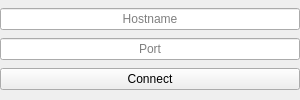
<?xml version="1.0" encoding="UTF-8"?>
<ui version="4.0">
 <class>MainWindow</class>
 <widget class="QMainWindow" name="MainWindow">
  <property name="geometry">
   <rect>
    <x>0</x>
    <y>0</y>
    <width>300</width>
    <height>100</height>
   </rect>
  </property>
  <property name="minimumSize">
   <size>
    <width>300</width>
    <height>100</height>
   </size>
  </property>
  <property name="maximumSize">
   <size>
    <width>300</width>
    <height>100</height>
   </size>
  </property>
  <property name="windowTitle">
   <string>SimpleNetworkClient</string>
  </property>
  <widget class="QWidget" name="centralwidget">
   <layout class="QVBoxLayout" name="verticalLayout">
    <property name="spacing">
     <number>0</number>
    </property>
    <property name="leftMargin">
     <number>0</number>
    </property>
    <property name="topMargin">
     <number>0</number>
    </property>
    <property name="rightMargin">
     <number>0</number>
    </property>
    <property name="bottomMargin">
     <number>0</number>
    </property>
    <item>
     <widget class="QLineEdit" name="Hostname">
      <property name="text">
       <string/>
      </property>
      <property name="maxLength">
       <number>15</number>
      </property>
      <property name="alignment">
       <set>Qt::AlignCenter</set>
      </property>
      <property name="placeholderText">
       <string>Hostname</string>
      </property>
     </widget>
    </item>
    <item>
     <widget class="QLineEdit" name="Port">
      <property name="text">
       <string/>
      </property>
      <property name="maxLength">
       <number>5</number>
      </property>
      <property name="alignment">
       <set>Qt::AlignCenter</set>
      </property>
      <property name="placeholderText">
       <string>Port</string>
      </property>
     </widget>
    </item>
    <item>
     <widget class="QPushButton" name="Connect">
      <property name="text">
       <string>Connect</string>
      </property>
     </widget>
    </item>
   </layout>
  </widget>
 </widget>
 <resources/>
 <connections/>
</ui>
